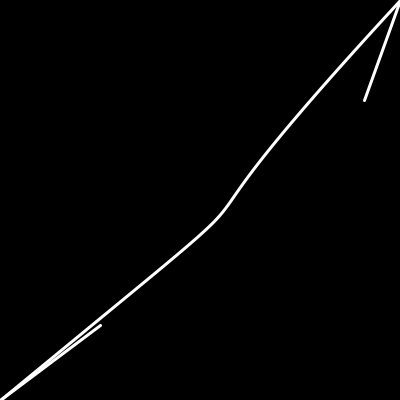
Frame 1 (no input)
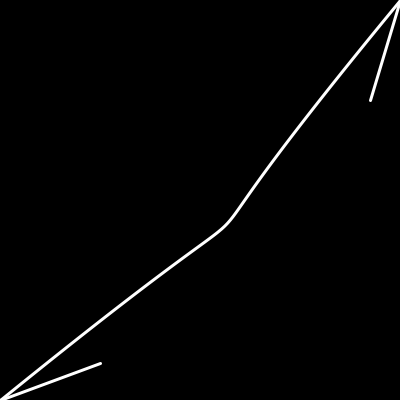
Frame 60 (the mouse pressed at the canvas centre just before this capture)
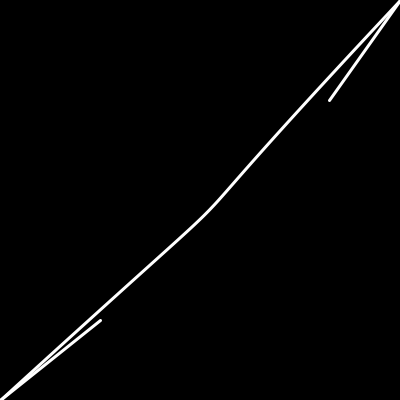
Frame 120 (the mouse held since frame 60 and released just before this capture)

The Processing sketch that drew these frames (run headless with seeded random() and noise(); from frame 60 on, the mouse is pressed at the canvas centre):

// Processing sketch: pulled_string
// ── pulled_string.pde
int cx1, cx2, cy1, cy2;

void setup() {
  size(400, 400);
  stroke(255);
  strokeWeight(3);
  smooth();
  noFill();
}

void draw() {
  background(0);
  cx1 = int(random((width*.75), width));
  cx2 = int(random((width*.25), 0));
  cy1 = int(random((height*.25), 0));
  cy2 = int(random((height*.75), height));
  bezier(0, height, cx1, cy1, cx2, cy2, width, 0);
//  point(cx1, cy1);
//  point(cx2, cy2);
  line(cx1, cy1, width, 0);
  line(cx2, cy2, 0, height);
}
